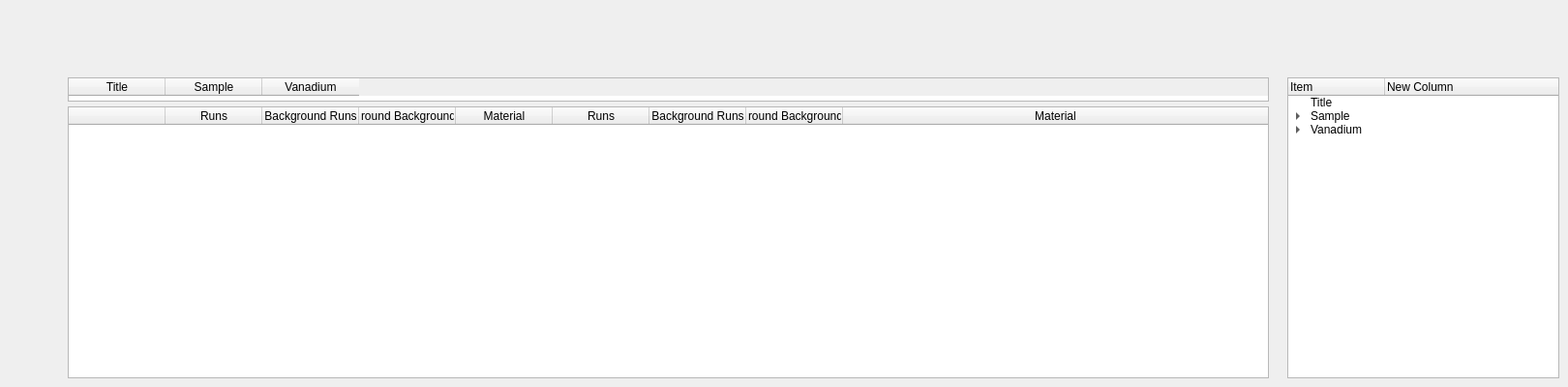
                  <widget class="QWidget" name="page">
                   <widget class="QTableWidget" name="table_3">
                    <property name="geometry">
                     <rect>
                      <x>70</x>
                      <y>110</y>
                      <width>1241</width>
                      <height>281</height>
                     </rect>
                    </property>
                    <property name="minimumSize">
                     <size>
                      <width>800</width>
                      <height>0</height>
                     </size>
                    </property>
                    <property name="contextMenuPolicy">
                     <enum>Qt::CustomContextMenu</enum>
                    </property>
                    <property name="alternatingRowColors">
                     <bool>true</bool>
                    </property>
                    <property name="selectionBehavior">
                     <enum>QAbstractItemView::SelectRows</enum>
                    </property>
                    <property name="sortingEnabled">
                     <bool>false</bool>
                    </property>
                    <attribute name="horizontalHeaderShowSortIndicator" stdset="0">
                     <bool>false</bool>
                    </attribute>
                    <attribute name="horizontalHeaderStretchLastSection">
                     <bool>true</bool>
                    </attribute>
                    <attribute name="verticalHeaderVisible">
                     <bool>false</bool>
                    </attribute>
                    <attribute name="verticalHeaderShowSortIndicator" stdset="0">
                     <bool>true</bool>
                    </attribute>
                    <attribute name="verticalHeaderStretchLastSection">
                     <bool>false</bool>
                    </attribute>
                    <column>
                     <property name="text">
                      <string/>
                     </property>
                    </column>
                    <column>
                     <property name="text">
                      <string>Runs</string>
                     </property>
                    </column>
                    <column>
                     <property name="text">
                      <string>Background Runs</string>
                     </property>
                    </column>
                    <column>
                     <property name="text">
                      <string>Background Background Runs</string>
                     </property>
                    </column>
                    <column>
                     <property name="text">
                      <string>Material</string>
                     </property>
                    </column>
                    <column>
                     <property name="text">
                      <string>Runs</string>
                     </property>
                    </column>
                    <column>
                     <property name="text">
                      <string>Background Runs</string>
                     </property>
                    </column>
                    <column>
                     <property name="text">
                      <string>Background Background Runs</string>
                     </property>
                    </column>
                    <column>
                     <property name="text">
                      <string>Material</string>
                     </property>
                    </column>
                   </widget>
                   <widget class="QTableWidget" name="tableWidget">
                    <property name="geometry">
                     <rect>
                      <x>70</x>
                      <y>80</y>
                      <width>1241</width>
                      <height>25</height>
                     </rect>
                    </property>
                    <property name="minimumSize">
                     <size>
                      <width>0</width>
                      <height>25</height>
                     </size>
                    </property>
                    <property name="maximumSize">
                     <size>
                      <width>16777215</width>
                      <height>25</height>
                     </size>
                    </property>
                    <column>
                     <property name="text">
                      <string>Title</string>
                     </property>
                    </column>
                    <column>
                     <property name="text">
                      <string>Sample</string>
                     </property>
                    </column>
                    <column>
                     <property name="text">
                      <string>Vanadium</string>
                     </property>
                    </column>
                   </widget>
                   <widget class="QTreeWidget" name="treeWidget">
                    <property name="geometry">
                     <rect>
                      <x>1330</x>
                      <y>80</y>
                      <width>281</width>
                      <height>311</height>
                     </rect>
                    </property>
                    <column>
                     <property name="text">
                      <string>Item</string>
                     </property>
                    </column>
                    <column>
                     <property name="text">
                      <string>New Column</string>
                     </property>
                    </column>
                    <item>
                     <property name="text">
                      <string>Title</string>
                     </property>
                    </item>
                    <item>
                     <property name="text">
                      <string>Sample</string>
                     </property>
                     <item>
                      <property name="text">
                       <string>Runs</string>
                      </property>
                     </item>
                     <item>
                      <property name="text">
                       <string>Background</string>
                      </property>
                      <item>
                       <property name="text">
                        <string>Runs</string>
                       </property>
                      </item>
                      <item>
                       <property name="text">
                        <string>Background Runs</string>
                       </property>
                      </item>
                     </item>
                     <item>
                      <property name="text">
                       <string>Material</string>
                      </property>
                     </item>
                     <item>
                      <property name="text">
                       <string/>
                      </property>
                     </item>
                    </item>
                    <item>
                     <property name="text">
                      <string>Vanadium</string>
                     </property>
                     <item>
                      <property name="text">
                       <string>Runs</string>
                      </property>
                     </item>
                     <item>
                      <property name="text">
                       <string>Background</string>
                      </property>
                      <item>
                       <property name="text">
                        <string>Runs</string>
                       </property>
                      </item>
                      <item>
                       <property name="text">
                        <string>Background Runs</string>
                       </property>
                      </item>
                     </item>
                    </item>
                   </widget>
                  </widget>
